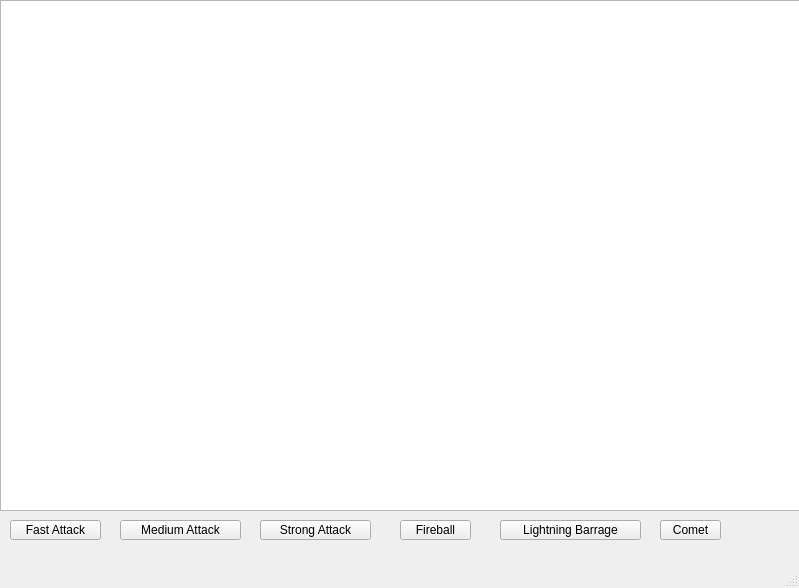
<?xml version="1.0" encoding="UTF-8"?>
<ui version="4.0">
 <class>magescreen</class>
 <widget class="QMainWindow" name="magescreen">
  <property name="geometry">
   <rect>
    <x>0</x>
    <y>0</y>
    <width>799</width>
    <height>588</height>
   </rect>
  </property>
  <property name="windowTitle">
   <string>MainWindow</string>
  </property>
  <widget class="QWidget" name="centralwidget">
   <widget class="QPushButton" name="pushButton">
    <property name="geometry">
     <rect>
      <x>10</x>
      <y>520</y>
      <width>91</width>
      <height>20</height>
     </rect>
    </property>
    <property name="text">
     <string>Fast Attack</string>
    </property>
   </widget>
   <widget class="QPushButton" name="pushButton_6">
    <property name="geometry">
     <rect>
      <x>660</x>
      <y>520</y>
      <width>61</width>
      <height>20</height>
     </rect>
    </property>
    <property name="text">
     <string>Comet</string>
    </property>
   </widget>
   <widget class="QPushButton" name="pushButton_5">
    <property name="geometry">
     <rect>
      <x>500</x>
      <y>520</y>
      <width>141</width>
      <height>20</height>
     </rect>
    </property>
    <property name="text">
     <string>Lightning Barrage</string>
    </property>
   </widget>
   <widget class="QGraphicsView" name="FightScreen">
    <property name="geometry">
     <rect>
      <x>0</x>
      <y>0</y>
      <width>801</width>
      <height>511</height>
     </rect>
    </property>
   </widget>
   <widget class="QPushButton" name="pushButton_4">
    <property name="geometry">
     <rect>
      <x>400</x>
      <y>520</y>
      <width>71</width>
      <height>20</height>
     </rect>
    </property>
    <property name="text">
     <string>Fireball</string>
    </property>
   </widget>
   <widget class="QPushButton" name="pushButton_3">
    <property name="geometry">
     <rect>
      <x>260</x>
      <y>520</y>
      <width>111</width>
      <height>20</height>
     </rect>
    </property>
    <property name="text">
     <string>Strong Attack</string>
    </property>
   </widget>
   <widget class="QPushButton" name="pushButton_2">
    <property name="geometry">
     <rect>
      <x>120</x>
      <y>520</y>
      <width>121</width>
      <height>20</height>
     </rect>
    </property>
    <property name="text">
     <string>Medium Attack</string>
    </property>
   </widget>
  </widget>
  <widget class="QMenuBar" name="menubar">
   <property name="geometry">
    <rect>
     <x>0</x>
     <y>0</y>
     <width>799</width>
     <height>22</height>
    </rect>
   </property>
  </widget>
  <widget class="QStatusBar" name="statusbar"/>
 </widget>
 <resources/>
 <connections/>
</ui>
